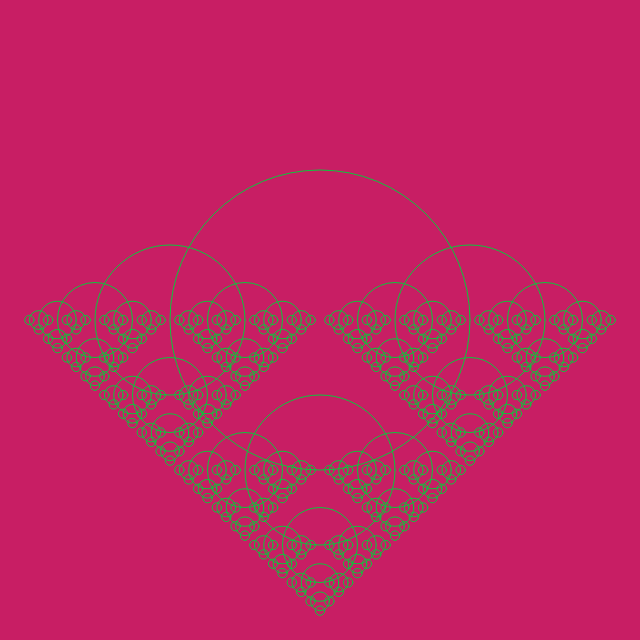
Frame 1 (no input)
Frame 2 (the mouse pressed at the canvas centre, redrawn once): identical to frame 1, image omitted

The p5.js sketch that drew this single still picture (run headless with seeded random() and noise() and a simulated clock; the mouse was pressed at the canvas centre and the sketch redrawn once):

// p5.js sketch
// ── sketch.js
//defingin recursive factural needs a get out clause

function setup() {
  createCanvas(640, 640);
  imageMode(CENTER);
}

function draw() {
  background(200, 30, 100);
  stroke(10, 200, 60);
  noFill();
  noLoop();
  drawCircle(width / 2, height / 2, 300, 300);

}

function drawCircle(x, y, d) {
  // draw first circle
  ellipse(x, y, d, d);

  //recursive draw to left and right
  if (d > 10) {
    drawCircle(x + (d / 2), y, d / 2);
    drawCircle(x - (d / 2), y, d / 2);
    drawCircle(x, y + (d / 2), d / 2);
    //drawCircle(x, y - (d / 2), d / 2);
  }
}
